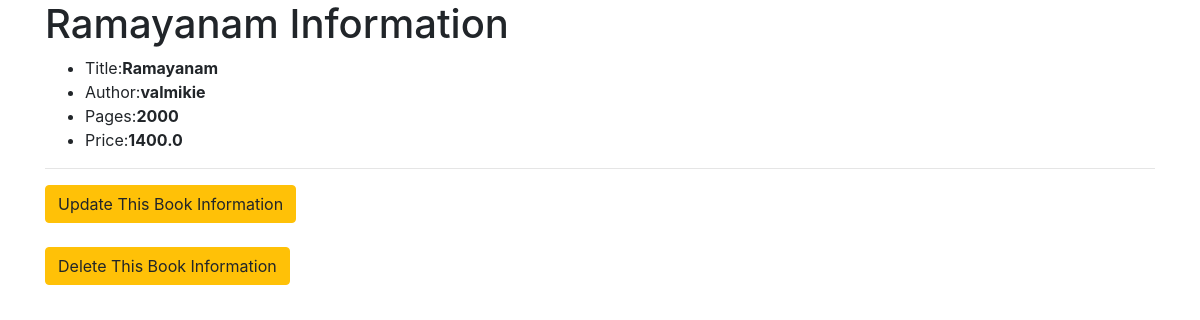
The page /1 on the database its author committed.
### testapp/models.py (models this page shows, shortened)
class Book(models.Model):
    title = models.CharField(max_length=30)
    author = models.CharField(max_length=30)
    pages = models.IntegerField()
    price = models.FloatField()

### testapp/views.py (the view)
# urls.py: path('<int:pk>', views.BookDetailView.as_view(), name='detail'),
class BookDetailView(DetailView):
    model = Book

### templates/testapp/book_detail.html (shortened to what this page needs)
<!DOCTYPE html>
<html lang="en" dir="ltr">
  <head>
    <link rel="stylesheet" href="https://cdn.jsdelivr.net/npm/bootstrap@4.6.2/dist/css/bootstrap.min.css">
  </head>
  <body>
    <div class="container">
      <h1>{{book.title}} Information</h1>
      <ul>
        <li>Title:<strong>{{book.title}}</strong></li>
        <li>Author:<strong>{{book.author}}</strong></li>
        <li>Pages:<strong>{{book.pages}}</strong></li>
        <li>Price:<strong>{{book.price}}</strong></li>
      </ul>
      <hr>
      <a href="/update/{{book.id}}" class="btn btn-warning">Update This Book Information</a>
      <br><br>
      <a href="/delete/{{book.id}}" class="btn btn-warning">Delete This Book Information</a>
    </div>
  </body>
</html>

### rows shown on the page
Book: title "Ramayanam", author "valmikie", pages "2000", price "1400.0"
